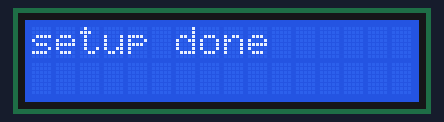
Bench run of a sketch on a simulated ESP8266 (NodeMCU). Shown: 16×2 character LCD. WiFi joins after 1.5 s; servers stay silent unless stated; not simulated (calls return 0 or success): WiFi_credentials.h; what the sketch prints to the serial monitor is not drawn.

Above: at 1.6 s.
At 2.1 s:
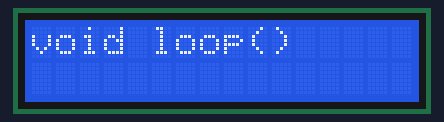

The sketch:

First_try_to_elegant_ota.ino
```cpp
#if defined(ESP8266)
  #include <ESP8266WiFi.h>
  #include <WiFiClient.h>
  #include <ESP8266WebServer.h>
#elif defined(ESP32)
  #include <WiFi.h>
  #include <WiFiClient.h>
  #include <WebServer.h>
#endif

#include <ElegantOTA.h>

#include"WiFi_credentials.h"
#include<LiquidCrystal_I2C.h>
LiquidCrystal_I2C lcd(0x3F, 2, 1, 0, 4, 5, 6, 7, 3, POSITIVE);

//Functionality for our code
#define ledPin D0
unsigned long preMillis = 0;
const long interval1 = 700;
const long interval2 = 100;
int ledState = HIGH;
//Objective: The led will glow in the pattern 700-700-700-200-200-200 //these are the delays between two successive blinks.
int switchings = 0; //The number of times we've switched the ledState . switchings/2 = number of blinks.


const char* ssid = mySSID;
const char* password = myPASSWORD;


#if defined(ESP8266)
  ESP8266WebServer server(80);
#elif defined(ESP32)
  WebServer server(80);
#endif


void setup(void) {
  Serial.begin(115200);
  WiFi.mode(WIFI_STA);
  WiFi.begin(ssid, password);
  Serial.println("");

  // Wait for connection
  while (WiFi.status() != WL_CONNECTED) {
    delay(500);
    Serial.print(".");
  }
  Serial.println("");
  Serial.print("Connected to ");
  Serial.println(ssid);
  Serial.print("IP address: ");
  Serial.println(WiFi.localIP());

  server.on("/", []() {
    server.send(200, "text/plain", "Hi! I am ESP8266.");
  });

  ElegantOTA.begin(&server);    // Start ElegantOTA
  server.begin();
  Serial.println("HTTP server started");
  lcd.begin(16,2);
  lcd.setCursor(0,0);
  lcd.print("setup done");
  delay(500);
}

void loop(void) {
  server.handleClient();
   if(switchings < 6)
  {
  if(millis() - preMillis >= interval1)
  {
    preMillis = millis();
    ledState = not(ledState);
    digitalWrite(LED_BUILTIN, ledState);
    switchings++;

  }
  }
  else if(switchings < 12)
  {
    if(millis() - preMillis >= interval2)
    {
      preMillis = millis();
      ledState = not(ledState);
      digitalWrite(LED_BUILTIN, ledState);
      switchings++;
    }
  }
  else
  {
    switchings = 0;
  }

  lcd.setCursor(0,0);
  lcd.print("void loop()");
}
```

Measured:
- what the display in image 0 shows lasts 0.5 s, from 1.6 s to 2.1 s
